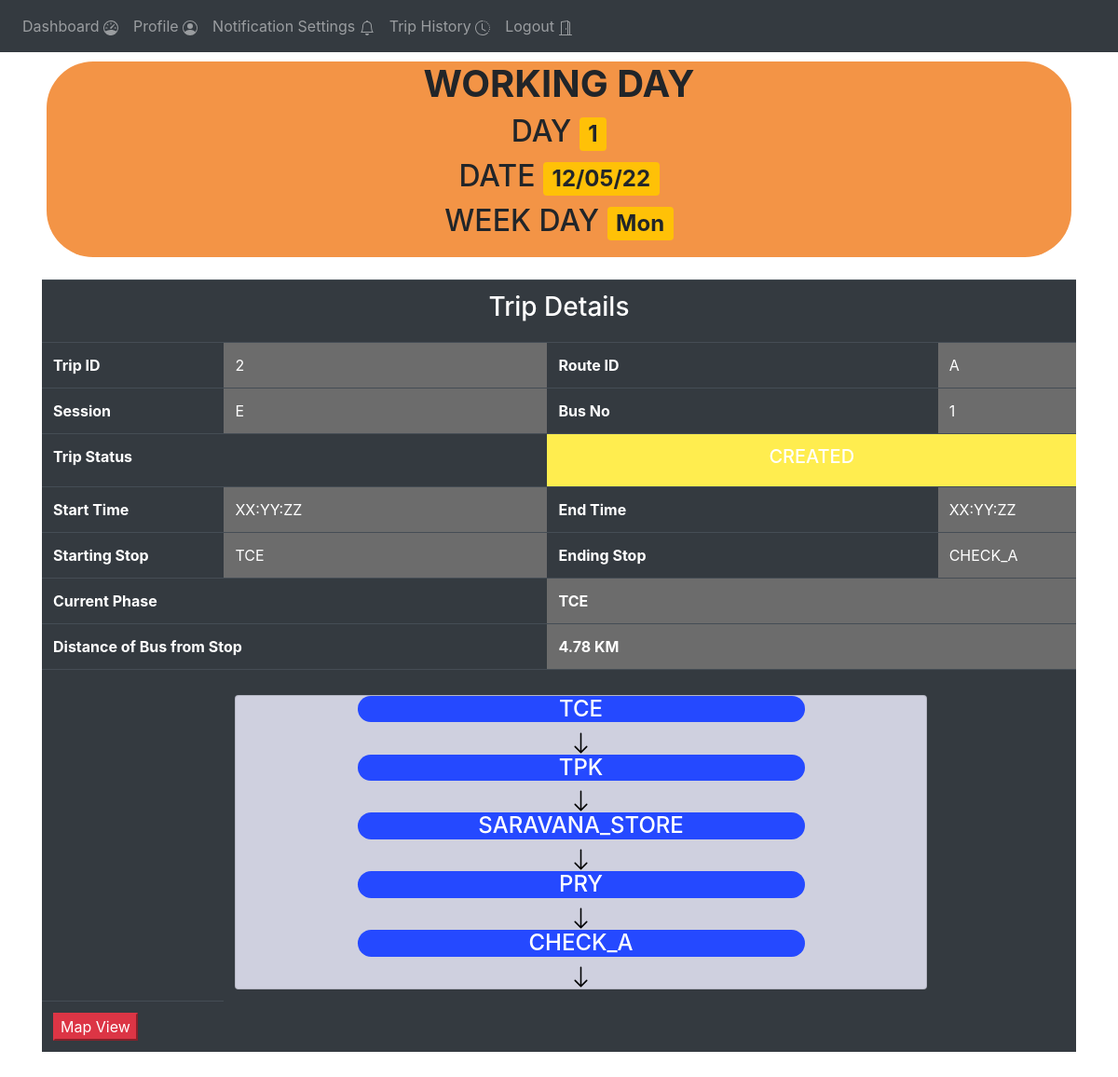
The page /student-home (signed in) on the database its author committed.
### website/models.py (models this page shows)
class Working_day(db.Model):
    day = db.Column(db.Integer, primary_key=True)
    date = db.Column(db.String(15))
    week_day = db.Column(db.String(15))
    trips_created = db.Column(db.String(1))

class Trips(db.Model):
    trip_id = db.Column(db.Integer, primary_key=True)
    working_day = db.Column(db.Integer)
    route_id = db.Column(db.Integer)
    conductor_id = db.Column(db.Integer)
    bus_id =  db.Column(db.String(1))
    session = db.Column(db.String(1))
    status = db.Column(db.String(15))
    current_phase = db.Column(db.String(15))
    start_time =  db.Column(db.String(15))
    end_time = db.Column(db.String(15))

class Route(db.Model):
    id = db.Column(db.Integer, primary_key=True)
    route_id = db.Column(db.String(1))
    session = db.Column(db.String(1))
    start = db.Column(db.String(10))
    end = db.Column(db.String(10))
    phases = db.Column(db.String(250))

### website/views.py (the view)
@views.route('/student-home', methods=['GET', 'POST'])
@login_required
def student_home():
    w = Site_settings.query.filter_by(key="current_working_day").first().value
    working_day = Working_day.query.filter_by(day=w).first()
    student_details = Student_details.query.filter_by(id = current_user.id).first()
    routes = Route.query.filter_by(route_id = student_details.route).all()
    trips = Trips.query.filter_by(working_day=w , route_id = student_details.route).all()
    home_stop = student_details.home_phase
    lat2 = Location_reference.query.filter_by(name = home_stop).first().lat
    long2 = Location_reference.query.filter_by(name = home_stop).first().long
    if trips:
        if trips[0].status != "COMPLETED":
            trip = trips[0]
            phase = routes[0].phases.split(",")
            route=routes[0]
            lat=Bus_data.query.filter_by(no = trip.bus_id).first().lat
            long=Bus_data.query.filter_by(no = trip.bus_id).first().long
            distance = get_distance(float(lat) , float(long) , float(lat2) , float(long2))
        else:
            trip  = trips[1]
            phase = routes[1].phases.split(",")
            route = routes[1]
            lat=Bus_data.query.filter_by(no = trip.bus_id).first().lat
            long=Bus_data.query.filter_by(no = trip.bus_id).first().long
            distance = get_distance(float(lat) , float(long) , float(lat2) , float(long2))
    else:
        trip = None
        lat = long=phase=route= None
    return render_template("student_home.html" , user = current_user , w = working_day , trip=trip , phase = phase , route=route , lat=lat,long=long,distance = distance)

### website/__init__.py (called while the page is built)
def create_app():
    app = Flask(__name__)
    app.config['SECRET_KEY'] = '#itsactuallyapassword'
    app.config['SQLALCHEMY_DATABASE_URI'] = f'sqlite:///{DB_NAME}'
    db.init_app(app)
    from .views import views
    from .auth import auth
    app.register_blueprint(views, url_prefix='/')
    app.register_blueprint(auth, url_prefix='/')
    from .models import User
    create_database(app)
    login_manager = LoginManager()
    login_manager.login_view = 'auth.login'
    login_manager.init_app(app)
    @login_manager.user_loader
    def load_user(id):
        return User.query.get(int(id))
    return app

### website/views.py (called while the page is built)
def get_distance(lat1 , lon1 , lat2 , lon2):
    import math
    R = 6371
    lat1_rad = math.radians(lat1)
    lon1_rad = math.radians(lon1)
    lat2_rad = math.radians(lat2)
    lon2_rad = math.radians(lon2)
    dlat = lat2_rad - lat1_rad
    dlon = lon2_rad - lon1_rad
    a = math.sin(dlat/2)**2 + math.cos(lat1_rad) * math.cos(lat2_rad) * math.sin(dlon/2)**2
    c = 2 * math.atan2(math.sqrt(a), math.sqrt(1-a))
    distance = R * c
    return round(distance  , 2)

### website/templates/student_home.html (shortened to what this page needs)
{% extends "base.html" %}
{% block content %}
<div  style=" background-color: rgb(243, 148, 70);align-content: center ;text-align: center ;margin-top: 10px ; margin-left: 5px;margin-right: 5px;padding-left: 5px;padding-right:5px ; padding-bottom : 10px;border-radius: 50px;">
    <h1><b>WORKING DAY</h1></b>
    <h2>DAY  <span class="badge bg-warning">{{w.day}}</span></h2>
    <h2>DATE <span class="badge bg-warning">{{w.date}}</span></h2>
    <h2>WEEK DAY  <span class="badge bg-warning">{{w.week_day}}</span></h2>
</div>
  <br>
{% if trip %}
<div  style="align-content: center;border-radius: 50px;">
    <table class="table table-dark">
            <tr>
                <th colspan="4"><h3 align="center" width="100%">Trip Details</h3></th>
            </tr>
        <tr>
            <th>Trip ID</th>
            <td style="background-color:rgb(108, 108, 108);">{{trip.trip_id}}</td>
            <th>Route ID</th>
            <td style="background-color:rgb(108, 108, 108);">{{route.route_id}}</td>
        </tr>
        <tr>
            <th>Session</th>
            <td style="background-color:rgb(108, 108, 108);">{{trip.session}}</td>
            <th>Bus No</th>
            <td style="background-color:rgb(108, 108, 108);">{{trip.bus_id}}</td>
        </tr>
        <tr>
            <th colspan="2">
                Trip Status
            </th>
            {%if trip.status =="CREATED" %}
            <th style="background-color:rgb(255, 237, 79);" colspan="2"><h5 align="center">{{trip.status}}</h5></th>
            {%endif%}
        </tr>
        <tr>
            <th>Start Time</th>
            <td style="background-color:rgb(108, 108, 108);">{{trip.start_time}}</td>
            <th>End Time</th>
            <td style="background-color:rgb(108, 108, 108);">{{trip.end_time}}</td>
        </tr>
        <tr>
            <th>Starting Stop</th>
            <td style="background-color:rgb(108, 108, 108);">{{route.start}}</td>
            <th>Ending Stop</th>
            <td style="background-color:rgb(108, 108, 108);">{{route.end}}</td>
        </tr>
        <tr>
            <th colspan="2">Current Phase</th>
            <th colspan="2" style="background-color:rgb(108, 108, 108);">{{trip.current_phase}}</th>
        </tr>
        <tr>
            <th colspan="2">Distance of Bus from Stop</th>
            <th colspan="2" style="background-color:rgb(108, 108, 108);">{{distance}} KM</th>
        </tr>
        <tr>
            <td></td>
            <th colspan="2">
                <div class="card" style="background-color: rgb(207, 208, 223);margin-top: 15px;">
                    {%for p in phase%}
                    <h4 style="background-color: rgb(37, 73, 255); text-align: center; width: 30rem;align-self: center;border-radius: 50px;">{{p}}</h4>
                    <div align="center">
                        <svg xmlns="http://www.w3.org/2000/svg" width="25" height="25" fill="black" class="bi bi-arrow-down" viewBox="0 0 16 16">
                        <path fill-rule="evenodd" d="M8 1a.5.5 0 0 1 .5.5v11.793l3.146-3.147a.5.5 0 0 1 .708.708l-4 4a.5.5 0 0 1-.708 0l-4-4a.5.5 0 0 1 .708-.708L7.5 13.293V1.5A.5.5 0 0 1 8 1z"/>
                        </svg>
                    </div>
                    {%endfor%}
                </div>
            </th>
            <td></td>
        </tr>
        <tr>
            <td>
                <button class="button btn-danger" onclick="newTab({{lat}},{{long}});">Map View</button>
            </td>
        </tr>
    </table>
</div>
{%endif%}
<br>
{% endblock %}

### rows shown on the page
Working_day: day "1", date "12/05/22", week_day "Mon"
Trips: trip_id "2", session "E", bus_id "1", status "CREATED", start_time "XX:YY:ZZ", end_time "XX:YY:ZZ", current_phase "TCE"
Route: route_id "A", start "TCE", end "CHECK_A"

### other values the page prints
{{ distance }} "4.78"
{{ p }} "TCE" "TPK" "SARAVANA_STORE" "PRY" "CHECK_A"
